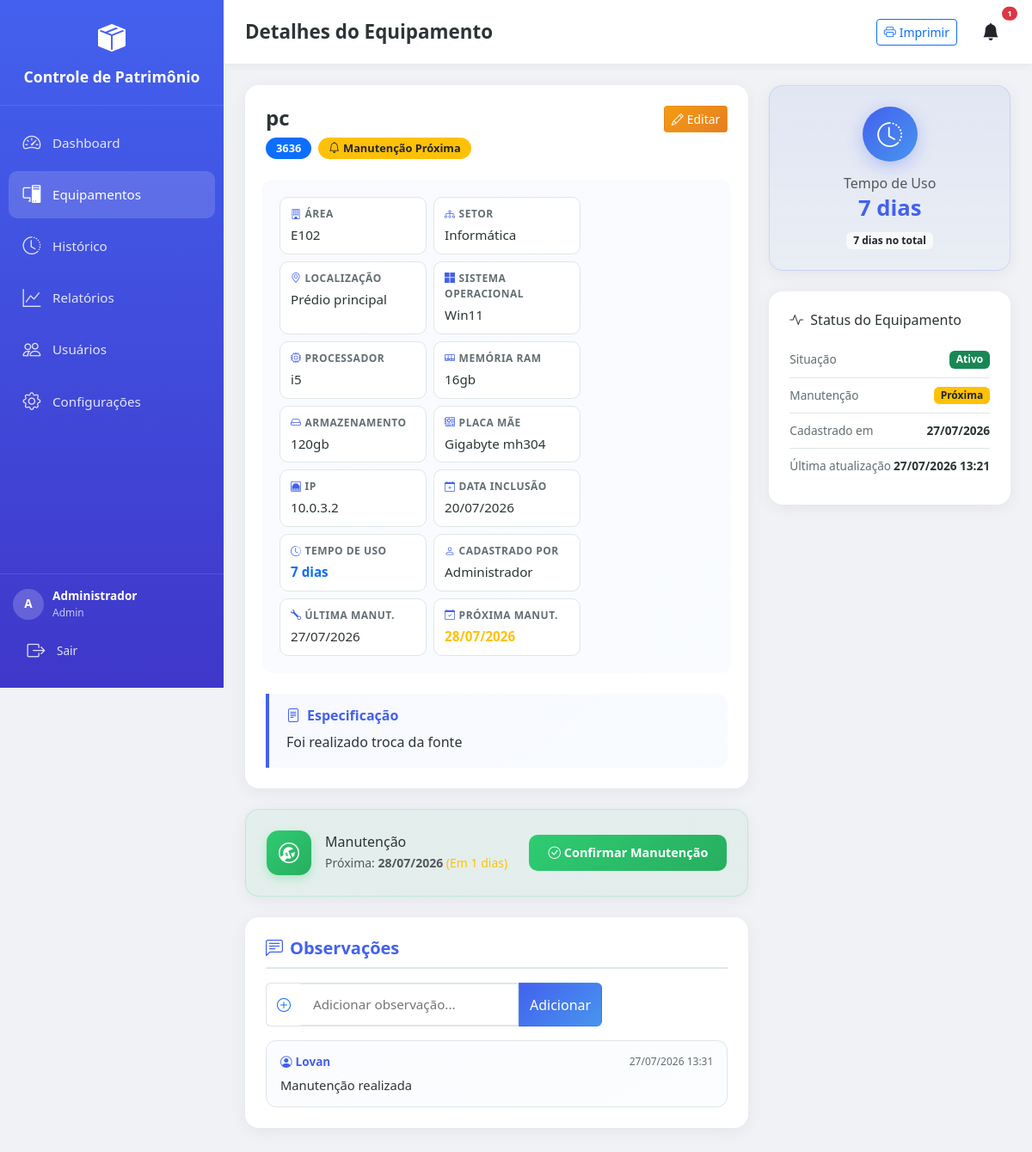
Page /equipamento/1 (signed in) on the earlier database version.
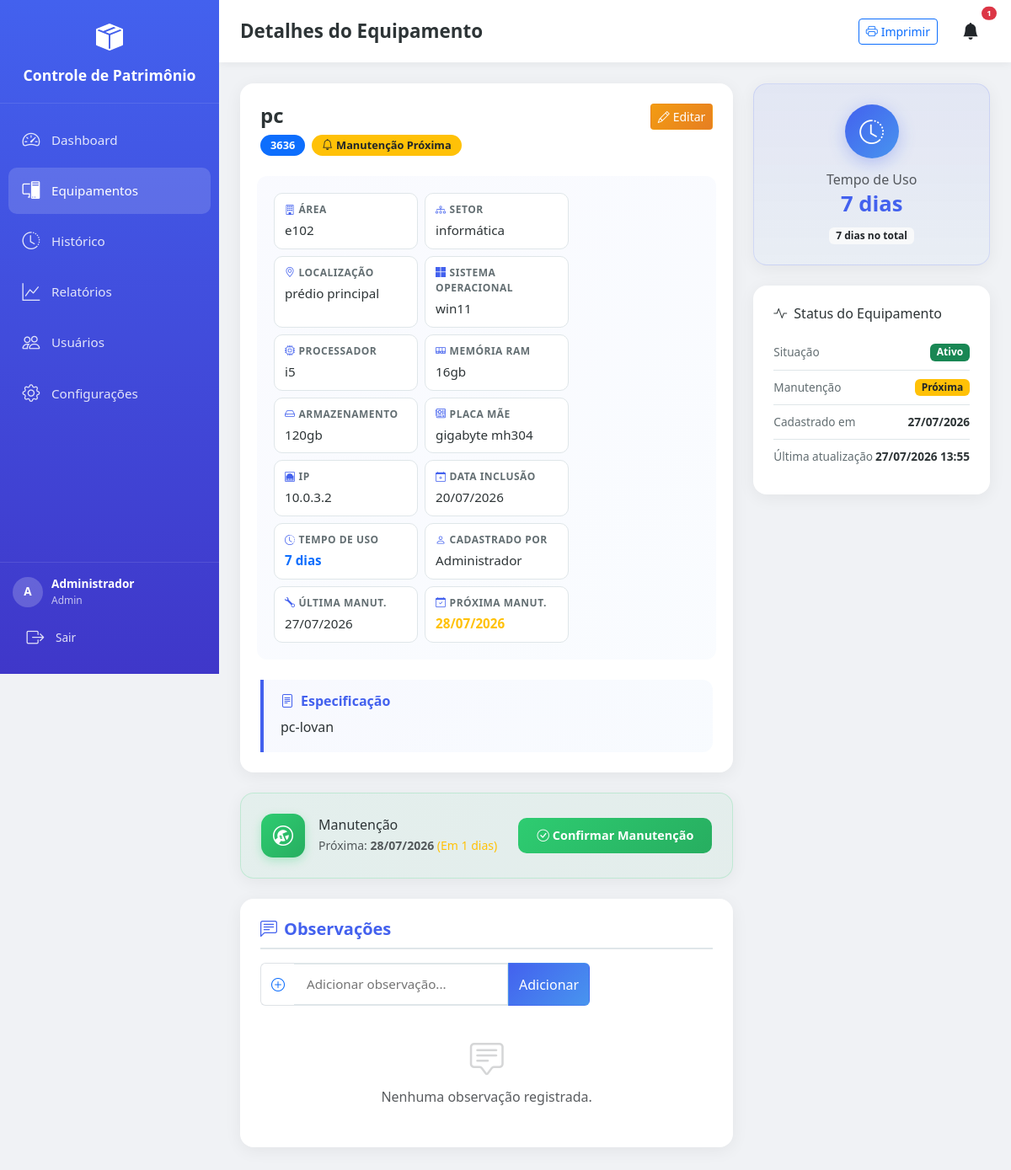
Same page on the later database version.
### app/models/models.py (models this page shows, shortened)
class Equipamento(db.Model):
    __tablename__ = 'equipamentos'
    id = db.Column(db.Integer, primary_key=True)
    patrimonio = db.Column(db.String(50))
    data_inclusao = db.Column(db.Date, default=date.today)
    baixado = db.Column(db.Boolean, default=False)
    data_baixa = db.Column(db.Date, nullable=True)
    equipamento = db.Column(db.String(100))
    area_patrimonial = db.Column(db.String(100))
    setor = db.Column(db.String(100))
    localizacao = db.Column(db.String(100))
    especificacao = db.Column(db.Text)
    ultima_manutencao = db.Column(db.Date, nullable=True)
    proxima_manutencao = db.Column(db.Date, nullable=True)
    sistema_operacional = db.Column(db.String(100))
    placa_mae = db.Column(db.String(100))
    processador = db.Column(db.String(100))
    memoria_ram = db.Column(db.String(50))
    armazenamento = db.Column(db.String(100))
    ip = db.Column(db.String(50))
    usuario_id = db.Column(db.Integer, db.ForeignKey('usuarios.id'), nullable=False)
    data_criacao = db.Column(db.DateTime, default=datetime.now)
    data_atualizacao = db.Column(db.DateTime, default=datetime.now, onupdate=datetime.now)
    observacoes = db.relationship('Observacao', backref='equipamento', lazy=True, cascade='all, delete-orphan')
    @property
    def tempo_uso(self):
        if self.baixado and self.data_baixa:
            end_date = self.data_baixa
        else:
            end_date = date.today()
        if not self.data_inclusao:
            return {'anos': 0, 'meses': 0, 'dias': 0}
        delta = end_date - self.data_inclusao
        anos = delta.days // 365
        meses = (delta.days % 365) // 30
        dias = (delta.days % 365) % 30
        return {'anos': anos, 'meses': meses, 'dias': dias, 'total_dias': delta.days}
    @property
    def tempo_uso_formatado(self):
        t = self.tempo_uso
        partes = []
        if t['anos'] > 0:
            partes.append(f"{t['anos']} ano{'s' if t['anos'] > 1 else ''}")
        if t['meses'] > 0:
            partes.append(f"{t['meses']} mes{'es' if t['meses'] > 1 else ''}")
        if t['dias'] > 0:
            partes.append(f"{t['dias']} dia{'s' if t['dias'] > 1 else ''}")
        return ', '.join(partes) if partes else '0 dias'
    @property
    def status_manutencao(self):
        if not self.proxima_manutencao:
            return 'sem_manutencao'
        hoje = date.today()
        delta = (self.proxima_manutencao - hoje).days
        if delta < 0:
            return 'vencido'
        elif delta <= 30:
            return 'proximo'
        else:
            return 'ok'

class Observacao(db.Model):
    __tablename__ = 'observacoes'
    id = db.Column(db.Integer, primary_key=True)
    equipamento_id = db.Column(db.Integer, db.ForeignKey('equipamentos.id'), nullable=False)
    usuario_id = db.Column(db.Integer, db.ForeignKey('usuarios.id'), nullable=False)
    texto = db.Column(db.Text, nullable=False)
    data = db.Column(db.DateTime, default=datetime.now)
    usuario = db.relationship('Usuario')

class Usuario(UserMixin, db.Model):
    __tablename__ = 'usuarios'
    id = db.Column(db.Integer, primary_key=True)
    nome = db.Column(db.String(100), nullable=False)
    username = db.Column(db.String(50), unique=True, nullable=False)
    email = db.Column(db.String(120), unique=True, nullable=False)
    password_hash = db.Column(db.String(256), nullable=False)
    is_admin = db.Column(db.Boolean, default=False)
    ativo = db.Column(db.Boolean, default=True)
    data_criacao = db.Column(db.DateTime, default=datetime.now)
    equipamentos = db.relationship('Equipamento', backref='usuario_cadastro', lazy=True)

### app/routes/main.py (the view)
@bp.route('/equipamento/<int:id>')
@login_required
def equipamento_detalhe(id):
    eq = Equipamento.query.get_or_404(id)
    config = Configuracao.query.first()
    return render_template('equipamento_detail.html', equipamento=eq, config=config)

### app/__init__.py (called while the page is built)
def create_app():
    app = Flask(__name__)
    app.config.from_object(Config)
    db.init_app(app)
    login_manager.init_app(app)
    login_manager.login_view = 'auth.login'
    login_manager.login_message = 'Por favor, faça login para acessar esta página.'
    login_manager.login_message_category = 'warning'
    with app.app_context():
        from app.routes import auth, main, api, admin
        app.register_blueprint(auth.bp)
        app.register_blueprint(main.bp)
        app.register_blueprint(api.bp, url_prefix='/api')
        app.register_blueprint(admin.bp, url_prefix='/admin')
        db.create_all()
        criar_admin_padrao()
        criar_config_padrao()
    @app.context_processor
    def inject_date():
        from datetime import date
        return dict(date=date)
    return app

### app/routes/auth.py (called while the page is built)
@login_manager.user_loader
def load_user(user_id):
    return Usuario.query.get(int(user_id))

### app/templates/equipamento_detail.html (shortened to what the changed rows need)
{% extends "base.html" %}
{% block page_title %}Detalhes do Equipamento{% endblock %}
{% block content %}
<div class="row g-4">
    <div class="col-lg-8">
        <div class="card-modern p-4">
            <div class="d-flex justify-content-between align-items-start flex-wrap gap-2 mb-4">
                <div>
                    <h4 class="mb-2 fw-bold">{{ equipamento.equipamento or 'Sem nome' }}</h4>
                    <div class="d-flex gap-2 flex-wrap">
                        <span class="badge bg-primary badge-modern">{{ equipamento.patrimonio or 'Sem patrimônio' }}</span>
                        {% if equipamento.status_manutencao == 'vencido' %}
                            <span class="badge bg-danger badge-modern"><i class="bi bi-exclamation-triangle me-1"></i>Manutenção Vencida</span>
                        {% elif equipamento.status_manutencao == 'proximo' %}
                            <span class="badge bg-warning text-dark badge-modern"><i class="bi bi-bell me-1"></i>Manutenção Próxima</span>
                        {% elif equipamento.status_manutencao == 'ok' %}
                            <span class="badge bg-success badge-modern"><i class="bi bi-check-circle me-1"></i>Manutenção OK</span>
                        {% else %}
                            <span class="badge bg-secondary badge-modern"><i class="bi bi-question-circle me-1"></i>Sem Manutenção</span>
                        {% endif %}
                    </div>
                </div>
            </div>
            <div class="row g-3 info-grid">
                <div class="col-md-4 info-item">
                    <span class="info-label"><i class="bi bi-building me-1"></i>Área</span>
                    <span class="info-value">{{ equipamento.area_patrimonial or '—' }}</span>
                </div>
                <div class="col-md-4 info-item">
                    <span class="info-label"><i class="bi bi-diagram-3 me-1"></i>Setor</span>
                    <span class="info-value">{{ equipamento.setor or '—' }}</span>
                </div>
                <div class="col-md-4 info-item">
                    <span class="info-label"><i class="bi bi-geo-alt me-1"></i>Localização</span>
                    <span class="info-value">{{ equipamento.localizacao or '—' }}</span>
                </div>
                <div class="col-md-4 info-item">
                    <span class="info-label"><i class="bi bi-microsoft me-1"></i>Sistema Operacional</span>
                    <span class="info-value">{{ equipamento.sistema_operacional or '—' }}</span>
                </div>
                <div class="col-md-4 info-item">
                    <span class="info-label"><i class="bi bi-cpu me-1"></i>Processador</span>
                    <span class="info-value">{{ equipamento.processador or '—' }}</span>
                </div>
                <div class="col-md-4 info-item">
                    <span class="info-label"><i class="bi bi-memory me-1"></i>Memória RAM</span>
                    <span class="info-value">{{ equipamento.memoria_ram or '—' }}</span>
                </div>
                <div class="col-md-4 info-item">
                    <span class="info-label"><i class="bi bi-hdd me-1"></i>Armazenamento</span>
                    <span class="info-value">{{ equipamento.armazenamento or '—' }}</span>
                </div>
                <div class="col-md-4 info-item">
                    <span class="info-label"><i class="bi bi-motherboard me-1"></i>Placa Mãe</span>
                    <span class="info-value">{{ equipamento.placa_mae or '—' }}</span>
                </div>
                <div class="col-md-4 info-item">
                    <span class="info-label"><i class="bi bi-ethernet me-1"></i>IP</span>
                    <span class="info-value">{{ equipamento.ip or '—' }}</span>
                </div>
                <div class="col-md-4 info-item">
                    <span class="info-label"><i class="bi bi-calendar-plus me-1"></i>Data Inclusão</span>
                    <span class="info-value">{{ equipamento.data_inclusao.strftime('%d/%m/%Y') if equipamento.data_inclusao else '—' }}</span>
                </div>
                <div class="col-md-4 info-item">
                    <span class="info-label"><i class="bi bi-clock-history me-1"></i>Tempo de Uso</span>
                    <span class="info-value text-primary fw-bold">{{ equipamento.tempo_uso_formatado }}</span>
                </div>
                <div class="col-md-4 info-item">
                    <span class="info-label"><i class="bi bi-wrench me-1"></i>Última Manut.</span>
                    <span class="info-value">{{ equipamento.ultima_manutencao.strftime('%d/%m/%Y') if equipamento.ultima_manutencao else '—' }}</span>
                </div>
                <div class="col-md-4 info-item">
                    <span class="info-label"><i class="bi bi-calendar-check me-1"></i>Próxima Manut.</span>
                    <span class="info-value {{ 'text-danger fw-bold' if equipamento.status_manutencao == 'vencido' else 'text-warning fw-bold' if equipamento.status_manutencao == 'proximo' else '' }}">
                        {{ equipamento.proxima_manutencao.strftime('%d/%m/%Y') if equipamento.proxima_manutencao else '—' }}
                    </span>
                </div>
            </div>
            {% if equipamento.especificacao %}
            <div class="mt-4 especificacao-box">
                <h6 class="mb-2"><i class="bi bi-file-text me-2"></i>Especificação</h6>
                <p class="mb-0">{{ equipamento.especificacao }}</p>
            </div>
            {% endif %}
        </div>
        {% if not equipamento.baixado %}
        <div class="card-modern p-4 mt-4 manutencao-card">
            <div class="d-flex align-items-center justify-content-between flex-wrap gap-3">
                <div class="d-flex align-items-center gap-3">
                    <div>
                        <p class="mb-0 text-muted small">
                            {% if equipamento.proxima_manutencao %}
                                Próxima: <strong>{{ equipamento.proxima_manutencao.strftime('%d/%m/%Y') }}</strong>
                                {% if equipamento.status_manutencao == 'vencido' %}
                                    <span class="text-danger">(Vencida há {{ (date.today() - equipamento.proxima_manutencao).days }} dias)</span>
                                {% elif equipamento.status_manutencao == 'proximo' %}
                                    <span class="text-warning">(Em {{ (equipamento.proxima_manutencao - date.today()).days }} dias)</span>
                                {% endif %}
                            {% else %}
                                Nenhuma manutenção agendada
                            {% endif %}
                        </p>
                    </div>
                </div>
            </div>
        </div>
        {% endif %}
        <div class="card-modern p-4 mt-4">
            {% if equipamento.observacoes %}
            <div class="observacoes-list">
                {% for obs in equipamento.observacoes|sort(attribute='data', reverse=true) %}
                <div class="observacao-item">
                    <div class="observacao-header">
                        <span class="observacao-user"><i class="bi bi-person-circle me-1"></i>{{ obs.usuario.nome }}</span>
                        <span class="observacao-data">{{ obs.data.strftime('%d/%m/%Y %H:%M') }}</span>
                    </div>
                    <p class="observacao-texto mb-0">{{ obs.texto }}</p>
                </div>
                {% endfor %}
            </div>
            {% else %}
            <div class="text-center py-4 text-muted">
                <i class="bi bi-chat-square-text display-6 opacity-25"></i>
                <p class="mt-2 mb-0">Nenhuma observação registrada.</p>
            </div>
            {% endif %}
        </div>
    </div>
    <div class="col-lg-4">
        <div class="card-modern p-4 text-center tempo-uso-card">
            <div class="tempo-uso-icon">
                <i class="bi bi-clock-history"></i>
            </div>
            <h6 class="mt-3 mb-1 text-muted">Tempo de Uso</h6>
            <h2 class="tempo-uso-valor">{{ equipamento.tempo_uso_formatado }}</h2>
            <div class="tempo-uso-detalhes mt-2">
                <span class="badge bg-light text-dark">{{ equipamento.tempo_uso.total_dias }} dias no total</span>
            </div>
        </div>
        <div class="card-modern p-4 mt-4 status-card">
            <div class="status-item">
                <span class="status-label">Situação</span>
                <span class="badge {{ 'bg-success' if not equipamento.baixado else 'bg-danger' }}">
                    {{ 'Ativo' if not equipamento.baixado else 'Baixado' }}
                </span>
            </div>
            <div class="status-item">
                <span class="status-label">Manutenção</span>
                <span class="badge {{ 'bg-success' if equipamento.status_manutencao == 'ok' else 'bg-warning text-dark' if equipamento.status_manutencao == 'proximo' else 'bg-danger' if equipamento.status_manutencao == 'vencido' else 'bg-secondary' }}">
                    {{ 'OK' if equipamento.status_manutencao == 'ok' else 'Próxima' if equipamento.status_manutencao == 'proximo' else 'Vencida' if equipamento.status_manutencao == 'vencido' else 'Não agendada' }}
                </span>
            </div>
            <div class="status-item">
                <span class="status-label">Cadastrado em</span>
                <span class="status-value">{{ equipamento.data_criacao.strftime('%d/%m/%Y') }}</span>
            </div>
            <div class="status-item">
                <span class="status-label">Última atualização</span>
                <span class="status-value">{{ equipamento.data_atualizacao.strftime('%d/%m/%Y %H:%M') }}</span>
            </div>
        </div>
    </div>
</div>
{% endblock %}

Differences in the rows shown:
removed Observacao: usuario.nome "Lovan", data "27/07/2026 13:31", texto "Manutenção realizada"
changed Equipamento "7 dias": area_patrimonial "E102" → "e102"; setor "Informática" → "informática"; localizacao "Prédio principal" → "prédio principal"; sistema_operacional "Win11" → "win11"; placa_mae "Gigabyte mh304" → "gigabyte mh304"; especificacao "Foi realizado troca da fonte" → "pc-lovan"; data_atualizacao "27/07/2026 13:21" → "27/07/2026 13:55"
Other differences:
text now shown: "Nenhuma observação registrada."
